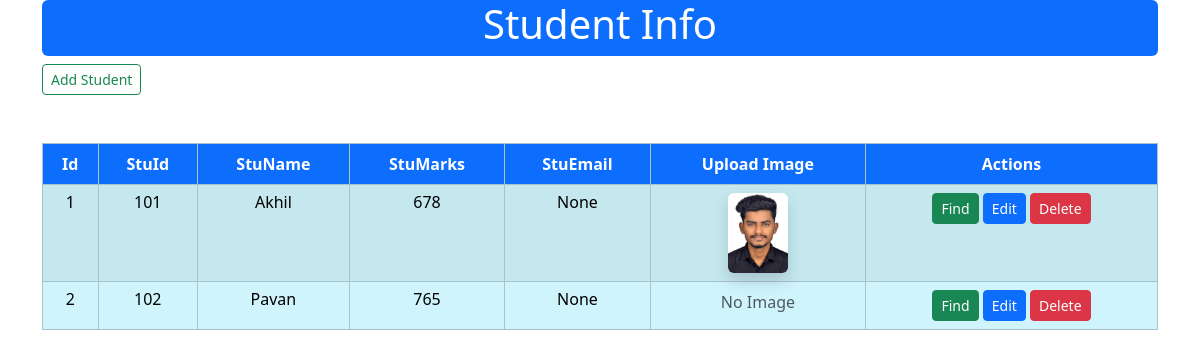
Before: / with the older database file.
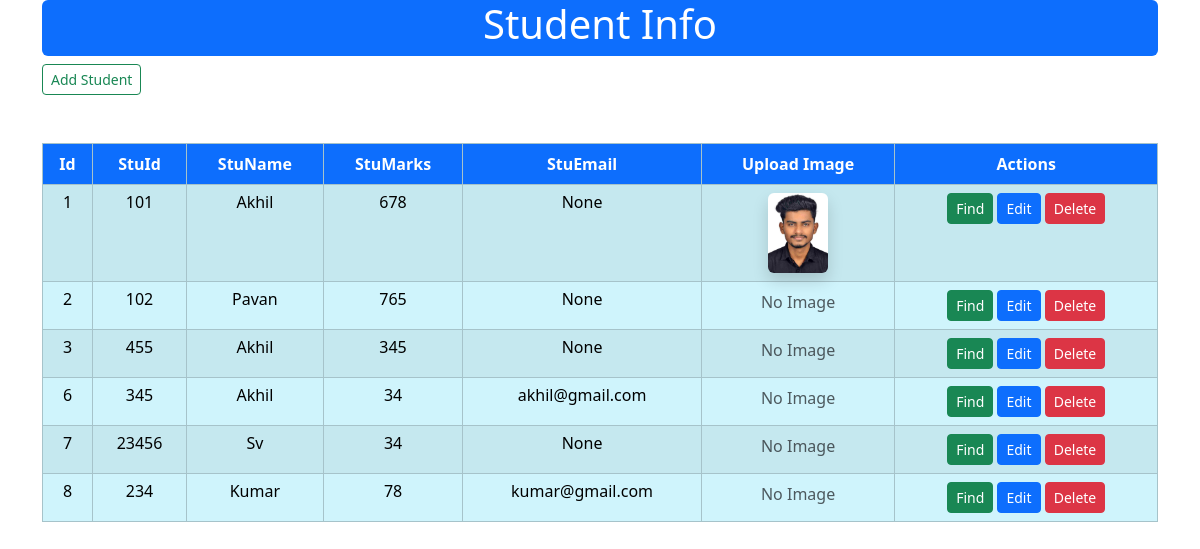
After: the same page with the newer database file.
### myapp/models.py (models this page shows)
class Student(models.Model):
    StuId = models.IntegerField()
    StuName = models.CharField(max_length=30)
    Stumarks = models.IntegerField()
    StuEmail = models.EmailField(max_length=20, null=True, blank=True)
    StuImg = models.ImageField(upload_to='images/',null=True, blank=True)

### myapp/views.py (the view)
# urls.py: path('',views.getStudents),
def getStudents(request):
    students = Student.objects.all()
    return render(request,'myapp/students.html',{'studs': students})

### templates/myapp/students.html
<!DOCTYPE html>
{% extends 'myapp/base.html' %}
{%block contentblock%}
    <div class="container">
        <p class="h1 rounded text-center pb-2 text-white bg-primary"> Student Info </p>
        <section>
            <div class="row">
                <div class="col-md-4">
                    <a href="/register" class="btn  btn-sm btn-outline-success">Add Student</a>
                </div>
            </div>
        </section>
        <div class="row mt-5">
            <div class="col-md-12">
                <div class="card-body">
                    {%if studs%}
                        <table class="table table-striped table-bordered text-center table-info animate__animated animate__bounceInDown">
                        <thead>
                            <tr>
                                <th class="bg-primary text-white">Id</th>
                                <th class="bg-primary text-white">StuId</th>
                                <th class="bg-primary text-white">StuName</th>
                                <th class="bg-primary text-white">StuMarks</th>
                                <th class="bg-primary text-white">StuEmail</th>
                                <th class="bg-primary text-white">Upload Image</th>
                                <th class="bg-primary text-white">Actions</th>
                            </tr>
                        </thead>
                        <tbody>
                            {%for stu in studs%}
                            <tr>
                                <td class="h6">{{stu.id}}</td>
                                <td class="h6">{{stu.StuId}}</td>
                                <td class="h6">{{stu.StuName|capfirst}}</td>
                                <td class="h6">{{stu.Stumarks}}</td>
                                <td class="h6">{{stu.StuEmail}}</td>
                                <td class="">
                                    {%if stu.StuImg%}
                                        <img src={{stu.StuImg.url}} alt={{stu.StuName}} class=" shadow border-black rounded" style="width: 60px; height: 80px; object-fit: cover; border: none;">
                                    {%else%}
                                        <span class="text-muted ">No Image</span>
                                    {%endif%}
                                </td>
                                <td>
                                    <a class="btn btn-sm btn-success" href="/find/{{stu.id}}/">Find</a>
                                    <a class="btn btn-sm btn-primary" href="/edit/{{stu.id}}/">Edit</a>
                                    <a class="btn btn-sm btn-danger" href="/delete/{{stu.id}}/">Delete</a>
                                </td>
                            </tr>
                            {%endfor%}
                        </tbody>
                    </table>
                    {%else%}
                        <p class="h1">Records are Empty</p>
                    {%endif%}
                </div>
            </div>
        </div>
    </div>
{%endblock%}

### templates/myapp/base.html (shortened to what this page needs)
<!DOCTYPE html>
<html lang="en">
<head>
    <link href="https://cdn.jsdelivr.net/npm/bootstrap@5.3.8/dist/css/bootstrap.min.css" rel="stylesheet">
    <link href="https://cdn.jsdelivr.net" rel="stylesheet">
    <link rel="stylesheet" href="https://cdnjs.cloudflare.com/ajax/libs/animate.css/4.1.1/animate.min.css" />
</head>
<body>
    {%block contentblock%}
    {%endblock%}
</body>
</html>

Changed rows visible on the page:
added Student: id "3", StuId "455", StuName "Akhil", Stumarks "345", StuEmail "None", StuImg "No Image"
added Student: id "6", StuId "345", StuName "Akhil", Stumarks "34", StuEmail "akhil@gmail.com", StuImg "No Image"
added Student: id "7", StuId "23456", StuName "Sv", Stumarks "34", StuEmail "None", StuImg "No Image"
added Student: id "8", StuId "234", StuName "Kumar", Stumarks "78", StuEmail "kumar@gmail.com", StuImg "No Image"
